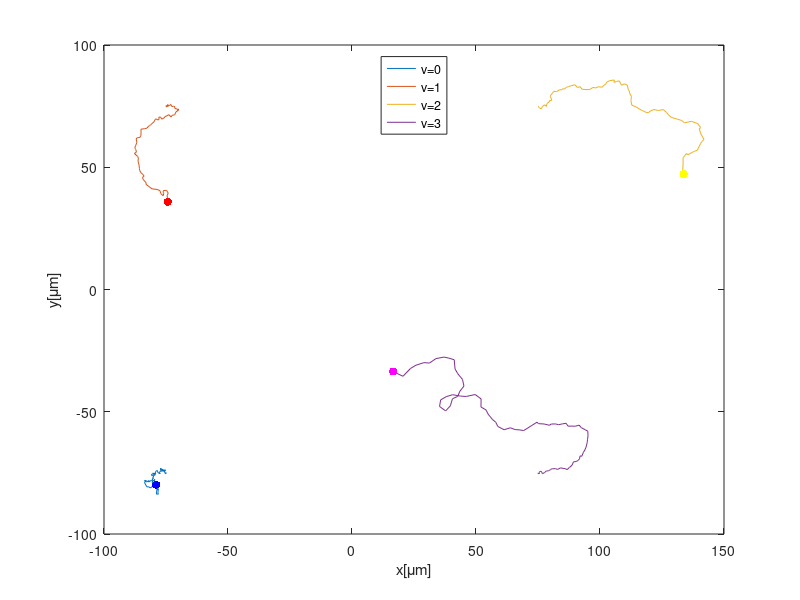
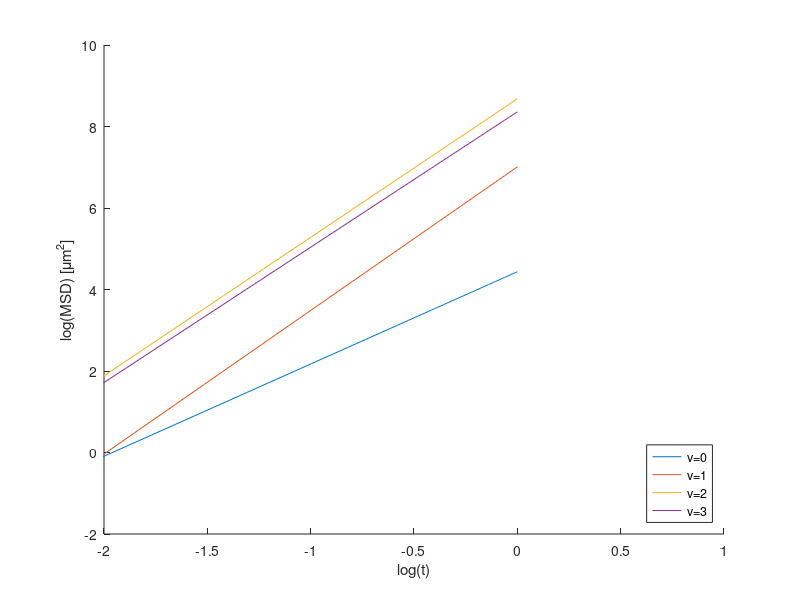

Write MATLAB code to recreate these figures, in order.
N = 100;
numOfParticles = 4;
DT = 0.22;
DR = 0.16;
v = 0;
omega = 0.1;
phi = zeros(N,numOfParticles);
x = zeros(N,numOfParticles);
y = zeros(N,numOfParticles);
MSD = zeros(N,numOfParticles);
MSD(1,:) = [exp(-5) exp(-5) exp(-5) exp(-5)];
x0 = [-75 -75 75 75];
y0 = [-75 75 75 -75];
t = 0.01;
time = (1:N).*t;

for i = 1:numOfParticles
  x(1,i) = x0(i);
  y(1,i) = y0(i);
  for j=2:N
    phi(j,i) = phi(j-1,i) + omega*(j*t) + sqrt(2*DR*(j*t))*randn();
    x(j,i) = x(j-1,i) + v*cos(phi(j-1,i))*(j*t) + sqrt(2*DT*(j*t))*randn();
    y(j,i) = y(j-1,i) + v*sin(phi(j-1,i))*(j*t) + sqrt(2*DT*(j*t))*randn();
    MSD(j,i) = (x(j,i)-x(1,i))^2 + (y(j,i)-y(1,i))^2;
  end
  v=i;
end

plot(x,y)
hold on
colors = ['b';'r';'y';'m'];
for i = 1:numOfParticles
  scatter(x(N,i),y(N,i),'filled','MarkerFaceColor',colors(i));
end
legend('v=0','v=1','v=2','v=3','Location','north');
xlabel('x[μm]')
ylabel('y[μm]')
hold off

X = log(time);
Y = log(MSD);
Y2 = zeros(4,100);

figure;
for i =1:4
  pol = polyfit(X,Y(:,i),1);
  hold on
  Y2(i,:) = polyval(pol,X);
  plot(X,Y2(i,:)); 
  axis([-2 1 -2 10]);
  legend('v=0','v=1','v=2','v=3','Location','southeast');
  xlabel('log(t)')
  ylabel('log(MSD) [μm^2]')
end
hold off

